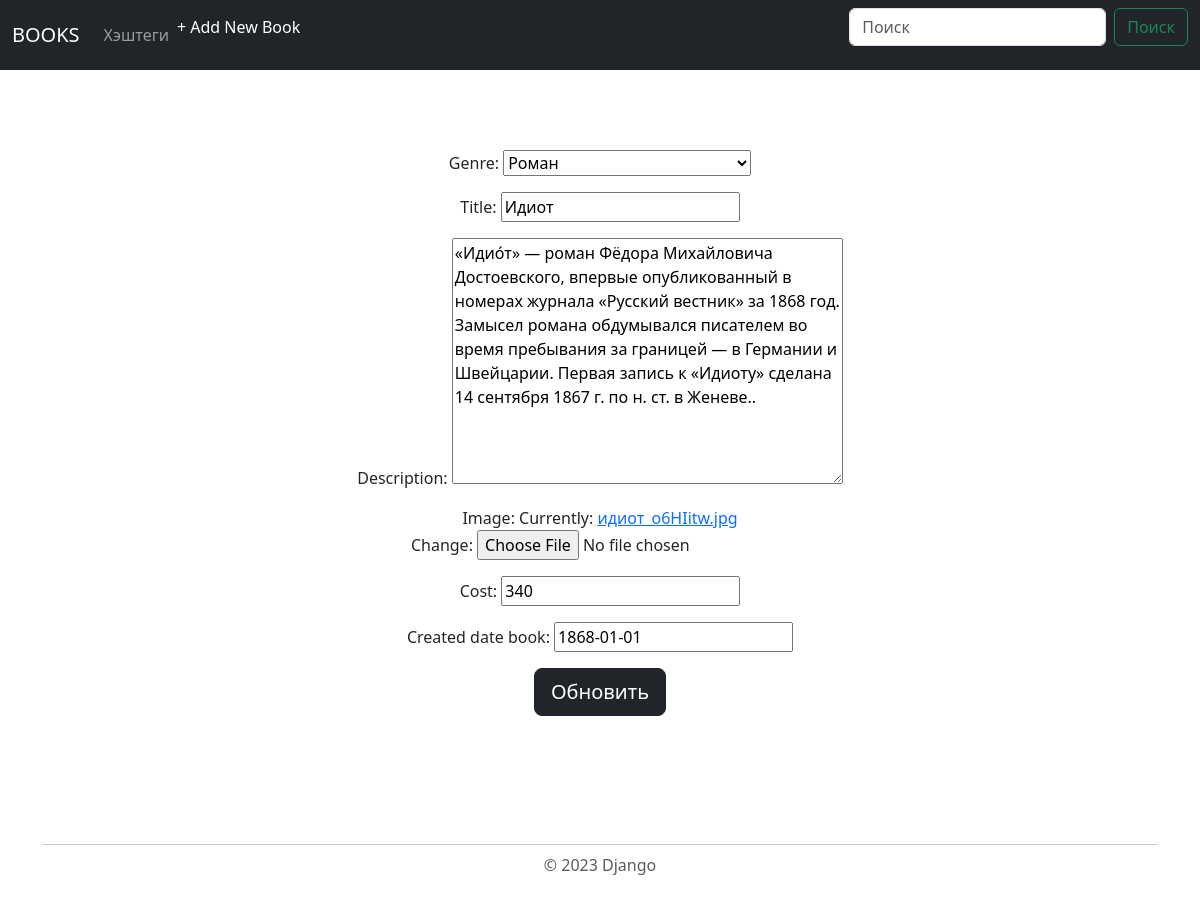
Screenshot of /book_list/2/update/ with the database file from the repository.
### book/models.py (models this page shows, shortened)
class Book(models.Model):
    GENRE = (
        ('Роман', 'Роман'),
        ('Детектив', 'Детектив'),
        ('Фэнтези', 'Фэнтези'),
        ('Научная фантастика', 'Научная фантастика'),
        ('Документальная литература', 'Документальная литература'),
    )
    genre = models.CharField(max_length=100, choices=GENRE, default=GENRE[0], null=True)
    title = models.CharField(max_length=30)
    description = models.TextField()
    image = models.FileField(upload_to='', null=True)
    cost = models.IntegerField()
    created_date_book = models.DateField(null=True)

### book/views.py (the view, shortened to what this page needs)
# urls.py: path('book_list/<int:id>/update/', views.UpdateBookPostView.as_view()),
class UpdateBookPostView(generic.UpdateView):
    template_name = 'update_book.html'
    form_class = forms.BookForm
    success_url = '/'
    def get_object(self, **kwargs):
        book = self.kwargs.get('id')
        return get_object_or_404(models.Book, id=book)

### book/forms.py
class BookForm(forms.ModelForm):
    class Meta:
        model = models.Book
        fields = '__all__'

### templates/update_book.html (shortened to what this page needs)
{% include 'header.html' %}
<body>
<div class="container col-xl-8 px-4 py-3">
        <div class="row flex-lg-row-reverse align-items-center g-5 py-5">
            <form method="POST" enctype="multipart/form-data" class="needs-validation w-100 text-center" novalidate="">
                {{form.as_p}}
                <button class="btn btn-dark btn-lg" type="submit">Обновить</button>
            </form>
        </div>
    </div>
{% include 'footer.html' %}

### rows the page displays
Book: genre "Роман", title "Идиот", description "«Идио́т» — роман Фёдора Михайловича Достоевского, впервые опубликованный в номерах журнала «Русский вестник» за 1868 год. Замысел романа обдумывался писателем во время пребывания за границей — в Германии и Швейцарии. Первая запись к «Идиоту» сделана 14 сентября 1867 г. по н. ст. в Женеве..", cost "340", created_date_book "1868-01-01"
